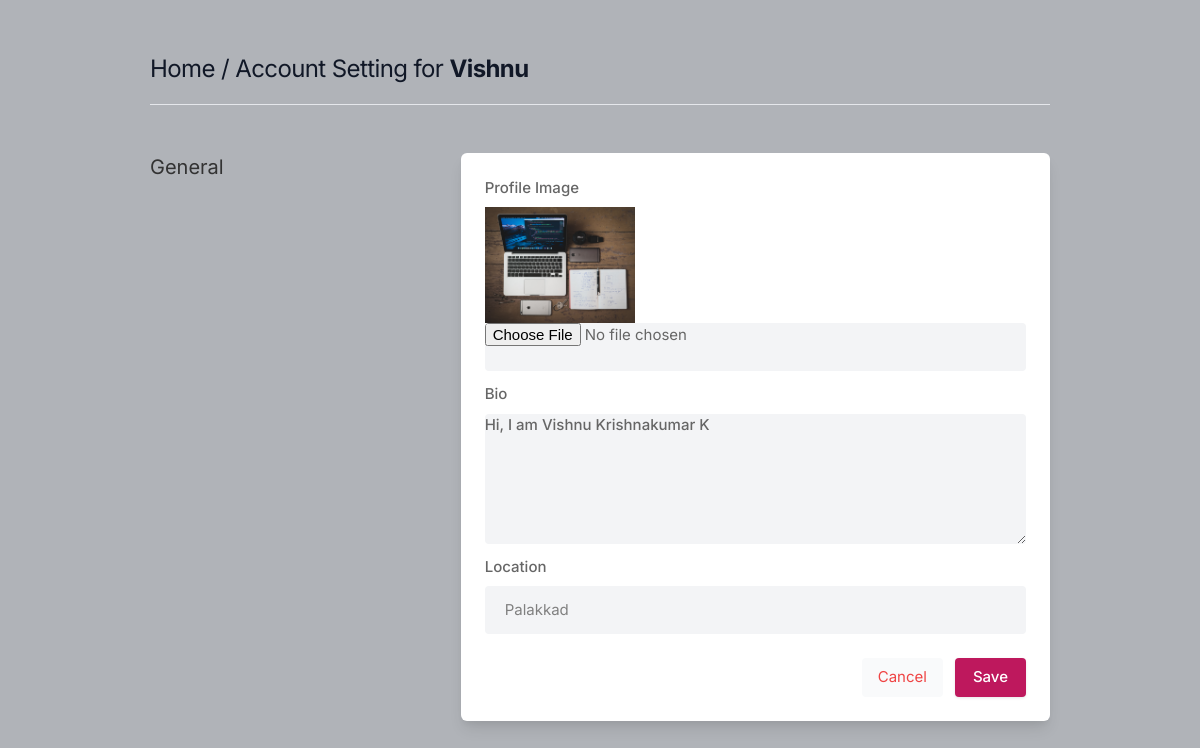
The app's page /settings/ (signed in), older data.
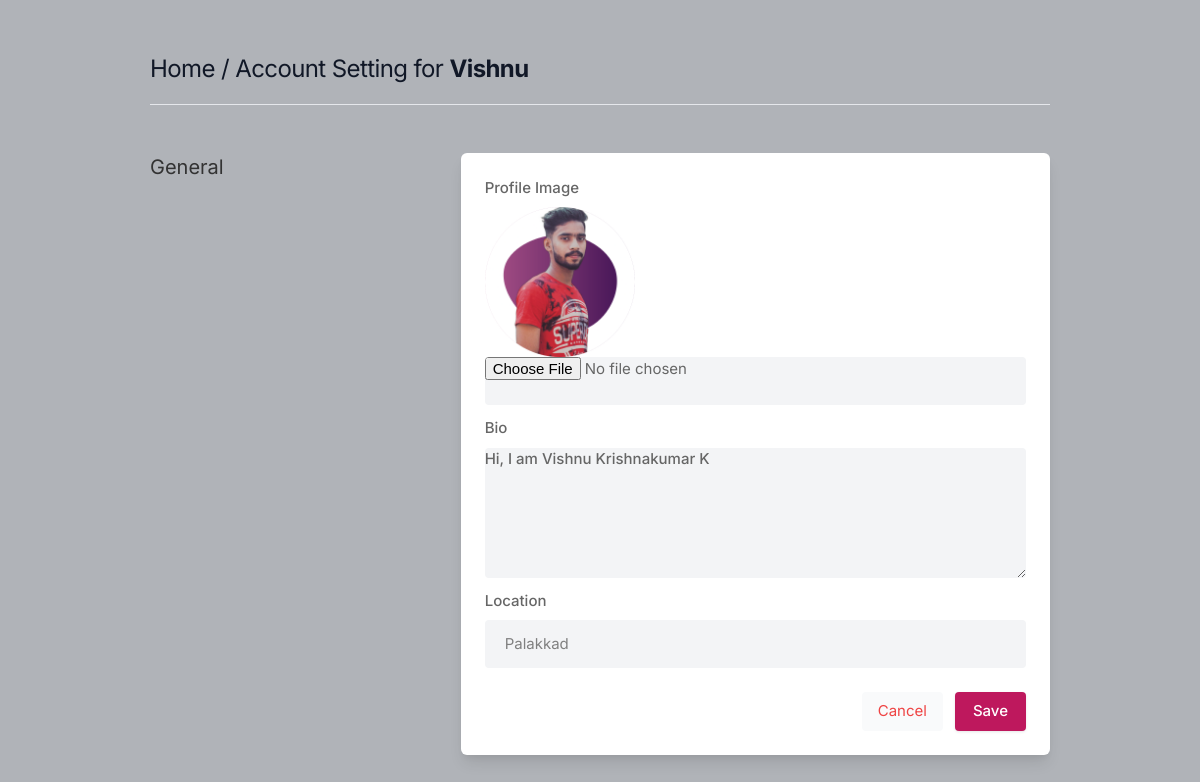
The same page, newer data.
### core/models.py (models this page shows, shortened)
class Profile(models.Model):
  user       = models.ForeignKey(User, on_delete=models.CASCADE)
  id_user    = models.IntegerField()
  bio        = models.TextField(blank=True)
  profileimg = models.ImageField(upload_to='proflie_images', default='blank-profile-picture.png')
  location   = models.CharField(max_length=100, blank=True)

### core/views.py (the view, shortened to what this page needs)
# urls.py: path('settings/', views.settings, name="settings"),
@login_required(login_url='signin')
def settings(request):
  try:
    user_profile = Profile.objects.get(user=request.user)
  except Profile.DoesNotExist:
    user_profile = Profile.objects.create(user=request.user, id_user=request.user.id)
  return render(request, 'setting.html', {'user_profile': user_profile})

### templates/setting.html (shortened to what this page needs)
{% load static %}
<!DOCTYPE html>
<html lang="en">
<head>
    <link rel="stylesheet" href="{% static 'assets/css/icons.css' %}">
    <link rel="stylesheet" href="{% static 'assets/css/uikit.css' %}">
    <link rel="stylesheet" href="{% static 'assets/css/style.css' %}">
    <link rel="stylesheet" href="{% static 'assets/css/tailwind.css' %}">
</head>
<body>
    <div class="container m-auto">
        <h1 class="text-2xl leading-none text-gray-900 tracking-tight mt-3"><a href="{% url "index" %}">Home</a> /
            Account Setting for <b class="capitalize">{{user.username}}</b></h1>
        <br>
        <hr>
        <div class="grid lg:grid-cols-3 mt-12 gap-8">
            <div>
                <h3 class="text-xl mb-2"> General</h3>
            </div>
            <div class="bg-white rounded-md lg:shadow-lg shadow col-span-2">
                <form action="" method="POST" enctype="multipart/form-data">
                    <div class="grid grid-cols-2 gap-3 lg:p-6 p-4">
                        <div class="col-span-2">
                            <label for=""> Profile Image</label>
                            <img width="150" height="150" src="{{user_profile.profileimg.url}}" alt="">
                            <input type="file" name="image" value="{{user_profile.profileimg}}" placeholder="" class="shadow-none bg-gray-100">
                        </div>
                        <div class="col-span-2">
                            <label for="about">Bio</label>
                            <textarea id="about" name="bio" rows="3" class="shadow-none bg-gray-100">{{user_profile.bio}}</textarea>
                        </div>
                        <div class="col-span-2">
                            <label for=""> Location</label>
                            <input type="text" name="location" value="{{user_profile.location}}"  placeholder="" class="shadow-none bg-gray-100">
                        </div>
                    </div>
                    <div class="bg-gray-10 p-6 pt-0 flex justify-end space-x-3">
                        <button class="p-2 px-4 rounded bg-gray-50 text-red-500"><a href="{% url "index" %}">Cancel</a></button>
                        <button type="submit" class="button bg-blue-700"> Save </button>
                    </div>
                </form>
            </div>
        </div>
        <br>
    </div>
</body>
</html>

Row changes from the older to the newer data that the page shows:
changed Profile "Hi, I am Vishnu Krishnakumar K": profileimg: a different picture
